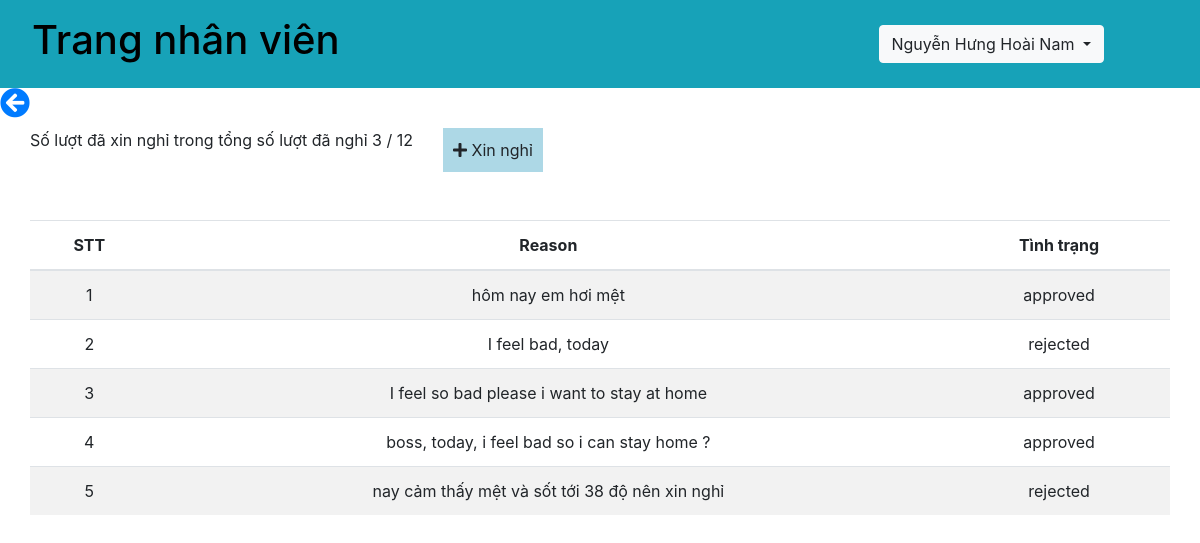
Page /api/nghiphep.php (signed in) on the committed database.
### tables this page shows
CREATE TABLE `nhanvien` (
  `id` int(11) NOT NULL,
  `name` varchar(100) NOT NULL,
  `username` varchar(50) NOT NULL,
  `password` varchar(100) NOT NULL,
  `maPB` varchar(50) NOT NULL,
  `chucvu` varchar(100) NOT NULL,
  `image` varchar(50) NOT NULL,
  `tongngaynghi` int(11) NOT NULL,
  `duocnghi` int(11) NOT NULL,
  `status` int(11) NOT NULL,
  `cmnd` varchar(20) NOT NULL,
  `email` varchar(50) NOT NULL,
  `sdt` int(11) NOT NULL,
  `diachi` varchar(100) NOT NULL
);

CREATE TABLE `nghiphep` (
  `id` int(11) NOT NULL,
  `name` varchar(100) NOT NULL,
  `reason` varchar(100) NOT NULL,
  `maPB` varchar(50) NOT NULL,
  `status` varchar(100) NOT NULL
);

### db.php (called while the page is built, shortened)
<?php
    function open_database(){
        $conn = mysqli_connect(host, username, password, db);
        return $conn;
    }
    function get_info_nhanvien($username){
        $conn = open_database();
        $sql = "SELECT * FROM nhanvien WHERE username = ?";
        $stmt = $conn->prepare($sql);
        $stmt->bind_param("s", $username);
        if(!$stmt->execute()){
            return array('code' => 1, 'message' =>'Cannot execute query');
        }
        $result = $stmt->get_result();
        $data = $result->fetch_assoc();
        return array('code' => 0, 'message' =>'', 'data' => $data);
    }
    function check_truong_phong($name, $maPB){
        $conn = open_database();
        $chucvu = "trưởng phòng";
        $sql = "select * from nhanvien where name = ? and maPB = ? and chucvu = ?";
        $stmt = $conn->prepare($sql);
        $stmt->bind_param('sss', $name, $maPB, $chucvu);
        if(!$stmt->execute()){
            return array('code'=>1, 'message'=>'cannot execute command');
        }
        $result = $stmt->get_result();
        if($result->num_rows == 0){
            return false;
        }
        return true;
    }
    function get_don_nghiphep($nameNv){
        $conn = open_database();
        $sql = "SELECT * from nghiphep where name = ?";
        $stmt = $conn->prepare($sql);
        $stmt->bind_param('s', $nameNv);
        if(!$stmt->execute()){
            return array('code' => 1, 'message' =>'cannot execute command');
        }
        $result = $stmt->get_result();
        while ($row = $result->fetch_assoc()){
            $data[] = $row;
        }
        return array('code'=>0, 'message'=>'', 'data'=>$data);
    }
?>

### api/nghiphep.php (the view, shortened to what this page needs)
<?php
    require_once('../db.php');
?>
<!DOCTYPE html>
<html lang="en">
<head>
    <link rel="stylesheet" href="https://maxcdn.bootstrapcdn.com/bootstrap/4.5.2/css/bootstrap.min.css">
	<link rel="stylesheet" href="https://use.fontawesome.com/releases/v5.15.4/css/all.css">
</head>
<body>
    <?php
        $username = $_SESSION["username"];
        if($username == "admin"){
            $nameNV = $_GET['name'];
            $result = get_info_admin($username);
            if($result['code'] == 0){
                $data = $result['data'];
            }
            ?>
                <nav class="navbar navbar-expand-sm bg-info justify-content-between">
                    <div class="nav-item">
                        <h1 class="nav-link">Trang giám đốc</h1>
                    </div>
                    <div class="nav-item">
                        <div class="dropdown">
                            <button type="button" class="btn btn-light dropdown-toggle" data-toggle="dropdown">
                            <?= $data['name'] ?>
                            </button>
                            <div class="dropdown-menu">
                                <a class="dropdown-item" href="../logout.php">Đăng xuất</a>
                            </div>
                        </div>
                    </div>
                </nav>
            <?php
        }else{
            $result = get_info_nhanvien($username);
            if($result['code'] == 0){
                $data = $result['data'];
            }
            ?>
                <nav class="navbar navbar-expand-sm bg-info justify-content-between">
                    <div class="nav-item">
                        <h1 class="nav-link"><a href="../index.php" style="text-decoration: none; color: black;">Trang nhân viên</a></h1>
                    </div>
                    <div class="nav-item">
                        <div class="dropdown">
                            <button type="button" class="btn btn-light dropdown-toggle" data-toggle="dropdown">
                            <?= $data['name'] ?>
                            </button>
                        </div>
                    </div>
                </nav>
            <?php
        }
    ?>
    <a style="text-decoreation: none;" href="../index.php"><i class="fas fa-arrow-circle-left"></i></a>
    <div class="container mt-2">
        <div class="row mb-5">
            <span>Số lượt đã xin nghỉ trong tổng số lượt đã nghỉ <?=$data['tongngaynghi']?> / <?=$data['duocnghi']?></span>
            <span style="background: lightblue; padding: 10px; margin-left: 30px; cursor: pointer;"><i class="fas fa-plus" data-toggle="modal" data-target="#confirm-xin-nghi"></i> Xin nghỉ</span>
        </div>
        <div class="row">
            <?php
                if(check_truong_phong($data['name'], $data['maPB']) == false){
                    ?>
                        <div class="table-responsive">
                            <table class="table table-lg table-striped text-center">
                                <thead>
                                <tr>
                                    <th>STT</th>
                                    <th>Reason</th>
                                    <th>Tình trạng</th>
                                </tr>
                                </thead>
                                <tbody>
                                <?php
                                    $stt = 1;
                                    $resultList = get_don_nghiphep($data['name']);
                                    if($resultList['code'] == 0){
                                        $data1 = $resultList['data'];
                                        if(count($data1) > 0 && is_array($data1)){
                                            foreach ($data1 as $row1) {
                                                ?>
                                                <tr>
                                                    <td><?=$stt?></td>
                                                    <td><?=$row1['reason']?></td>
                                                    <td><?=$row1['status']?></td>
                                                </tr>
                                                <?php
                                                $stt += 1;
                                            }
                                        }
                                    }else{
                                        ?>
                                            <div class="alert alert-danger">Không có đơn xin nghỉ phép</div>
                                        <?php
                                    }
                                ?>
                                </tbody>
                            </table>
                        </div>
                    <?php
                }else if(check_truong_phong($data['name'], $data['maPB']) == true){
                    ?>
                        <div class="table-responsive">
                            <table class="table table-lg table-striped text-center">
                                <thead>
                                <tr>
                                    <th>STT</th>
                                    <th>Name</th>
                                    <th>Reason</th>
                                    <th>Tình trạng</th>
                                </tr>
                                </thead>
                                <tbody>
                                <?php
                                    $stt = 1;
                                    $resultList = get_don_nghiphep($data['name']);
                                    if($resultList['code'] == 0){
                                        $data1 = $resultList['data'];
                                        if(count($data1) > 0 && is_array($data1)){
                                            foreach ($data1 as $row1) {
                                                ?>
                                                <tr>
                                                    <td><?=$stt?></td>
                                                    <td><?=$row1['name']?></td>
                                                    <td><?=$row1['reason']?></td>
                                                    <td><?=$row1['status']?></td>
                                                </tr>
                                                <?php
                                                $stt += 1;
                                            }
                                        }
                                    }else{
                                        ?>
                                            <div class="alert alert-danger">Không có đơn xin nghỉ phép</div>
                                        <?php
                                    }
                                ?>
                                </tbody>
                            </table>
                        </div>
                    <?php
                }
            ?>
        </div>
    </div>
</body>
</html>

### api/nghiphep.php (style rules this page uses)
.nav-item .dropdown { margin-right: 80px; }
a i { font-size: 30px; }

### rows in the picture
nhanvien: name "Nguyễn Hưng Hoài Nam", tongngaynghi "3", duocnghi "12"
nghiphep: reason "hôm nay em hơi mệt", status "approved"
nghiphep: reason "I feel bad, today", status "rejected"
nghiphep: reason "I feel so bad please i want to stay at home", status "approved"
nghiphep: reason "boss, today, i feel bad so i can stay home ?", status "approved"
nghiphep: reason "nay cảm thấy mệt và sốt tới 38 độ nên xin nghỉ", status "rejected"
